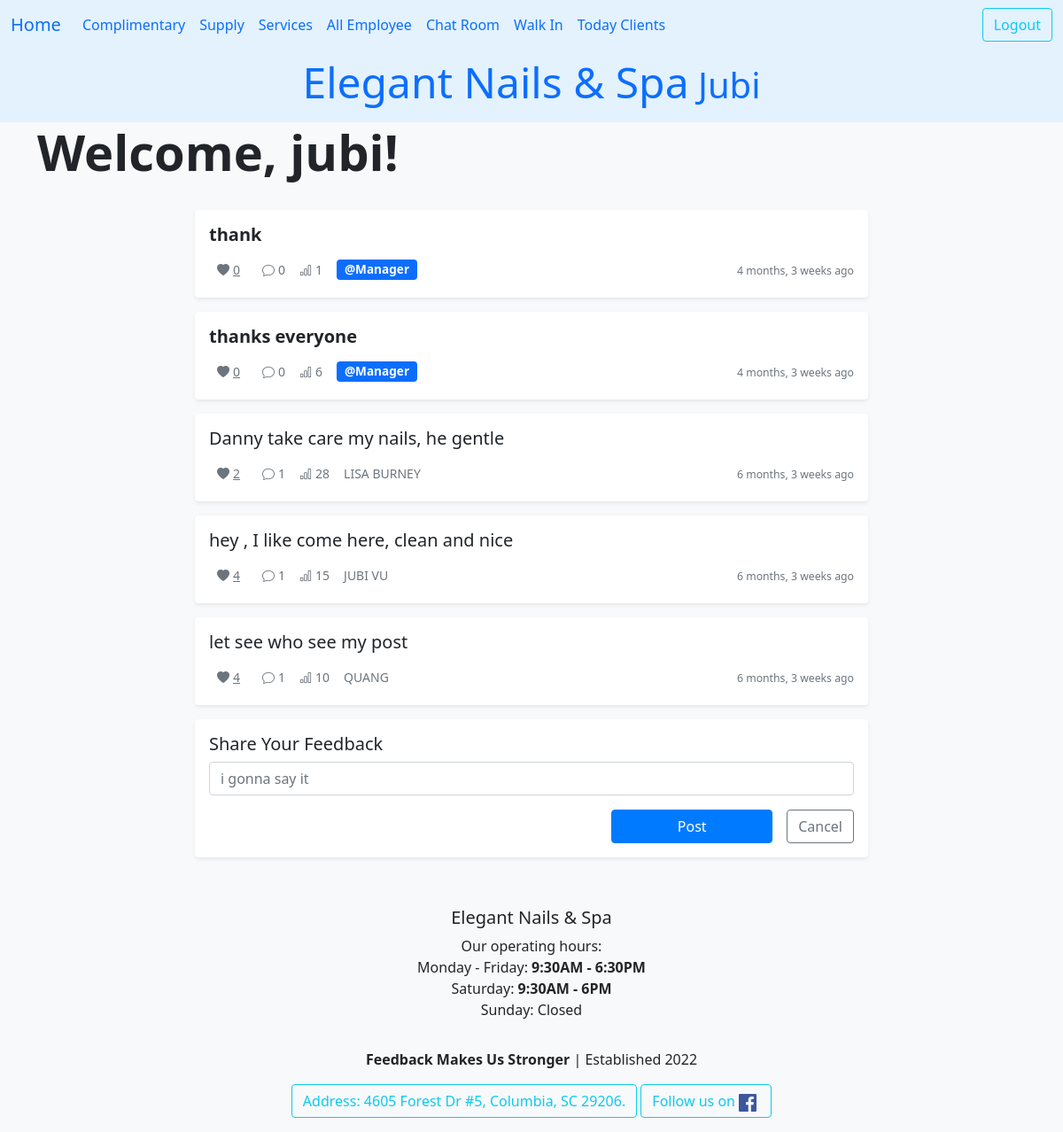
The page /ledger/user_chat_room/ (signed in) on the database its author committed.
### ledger/models.py (models this page shows, shortened)
class Chat(models.Model):
    isNew = models.BooleanField(default=True)
    text = models.TextField(validators=[MinLengthValidator(1, "What's your message.")], max_length=800)
    created_at = models.DateTimeField(auto_now_add=True)
    reply_to = models.ForeignKey('self', on_delete=models.CASCADE, null=True, blank=True, related_name='replies')
    owner = models.ForeignKey(settings.AUTH_USER_MODEL, on_delete=models.CASCADE, related_name="chats", null=True)
    client = models.ForeignKey(Khach, on_delete=models.CASCADE, related_name="client_chats", null=True, blank=True)
    view_count = models.IntegerField(default=0)
    @property
    def total_likes(self):
        return self.likes.count()
    @property
    def client_name(self):
        return self.client.full_name if self.client else "@Manager"
    @property
    def get_reply_count(self):
        return self.replies.count()
    def get_detail_url(self):
        return reverse('ledger:user_chat_detail', kwargs={'pk': self.pk})

class Khach(models.Model):
    class Status(models.TextChoices):
        online = "Confirmed"
        anyone = "Anyone"
        cancel = "Cancel"
    full_name = models.CharField(max_length=25, validators=[MinLengthValidator(5)])
    phone = PhoneNumberField()
    email = models.EmailField(max_length=50, null=True, blank=True, help_text="Enter your email for booking confirmations.")
    technician = models.ForeignKey(Technician, on_delete=models.SET_NULL, null=True, blank=True, related_name='khachs')
    points = models.PositiveIntegerField(default=0)
    first_comes = models.DateTimeField(editable=False,auto_now_add=True)
    desc = models.TextField(max_length=250,blank=True, null=True)
    services = models.ManyToManyField("Service", blank=True, related_name="khachs")
    status = models.CharField(choices=Status.choices, max_length=20, default=Status.online, help_text="Choose anyone as an alternate!")
    day_comes = models.DateField()
    time_at = models.TimeField()
    tag = models.CharField(max_length=20, null=True, blank=True)
    birthday = models.DateField(null=True, blank=True)
    upset_button = models.BooleanField(default=False)
    history = HistoricalRecords()
    class Meta:
        unique_together = ('full_name','phone',)
        ordering = ['full_name','-day_comes']

### ledger/views.py (the view)
# urls.py: path('ledger/user_chat_room/', views.UserChatView.as_view(), name="user_chat_room"),
class UserChatView(LoginRequiredMixin, View):
    template = "ledger/user_chat_room.html"
    def get(self, request):
        chu_tai_khoan = request.user
        allChat = Chat.objects.filter(reply_to__isnull=True).order_by('-created_at').select_related("client").prefetch_related(
            Prefetch('likes', queryset=Like.objects.filter(owner=chu_tai_khoan), to_attr='current_owner_like')
        )
        allChat = allChat[:100]
        paginator = Paginator(allChat, 25)
        page_number = request.GET.get('page', 1)
        page_obj = paginator.get_page(page_number)
        chat_form = ChatForm()
        context = {
            'page_obj' : page_obj, 'chat_form': chat_form,
        }
        return render(request, self.template, context)

### ledger/forms.py
class ChatForm(forms.ModelForm):
    text = forms.CharField(required=True,min_length=1, max_length=500, strip=True, label="",
                           widget=forms.TextInput(
                        attrs={'placeholder': 'i gonna say it'}))
    class Meta:
        model = Chat
        fields = ['text']

### ledger/templates/ledger/user_chat_room.html (shortened to what this page needs)
{% extends 'base.html' %}
{% load crispy_forms_tags %}
{% load crispy_forms_filters %}
{% load humanize %}
{% load static %}
{% block heading %}
<div class="d-flex justify-content-between align-items-center mb-4">
    <h1 class="display-4 fw-bold">Welcome, {{ user.username }}!</h1>
</div>
{% endblock heading %}
{% block content %}
<div class="container-fluid">
    <div class="row justify-content-center">
        <div class="col-lg-8">
            {% for talk in page_obj %}
            <div class="card mb-3 shadow-sm border-0">
                <div class="card-body">
                    <div class="d-flex justify-content-between align-items-center">
                        <a href="{{ talk.get_detail_url }}" class="text-decoration-none text-dark">
                            <h5 class="card-title mb-1 {% if talk.isNew %}fw-bold{% endif %}">{{ talk.text }}</h5>
                        </a>
                    </div>
                    <div class="d-flex align-items-center text-muted small mt-2">
                        <button class="btn btn-sm btn-link text-muted like-button {% if talk.current_owner_like %}text-danger{% endif %}"
                                data-chat-id="{{ talk.id }}"
                                data-url="{% url 'ledger:user_chat_like' talk.id %}">
                            <i class="bi bi-heart-fill me-1"></i><span class="like-count">{{ talk.total_likes }}</span>
                        </button>
                        <span class="ms-3">
                            <i class="bi bi-chat me-1"></i>{{ talk.get_reply_count }}
                        </span>
                        <span class="ms-3">
                            <i class="bi bi-bar-chart me-1"></i>{{ talk.view_count }}
                        </span>
                        <span class="ms-3">
                            {% if talk.owner == user %}
                            <span class="badge bg-primary">@Manager</span>
                            {% else %}
                            <span class="fw-semibold">{{ talk.client_name }}</span>
                            {% endif %}
                        </span>
                        <span class="ms-auto">
                            <small>{{ talk.created_at | naturaltime }}</small>
                        </span>
                    </div>
                </div>
            </div>
            {% empty %}
            <div class="text-center text-muted py-5">
                <i class="bi bi-chat-left-text display-4"></i>
                <p class="mt-3">No chats yet. Be the first to post!</p>
            </div>
            {% endfor %}
            <div class="card mb-4 shadow-sm border-0">
                <div class="card-body">
                    <h5 class="card-title">Share Your Feedback</h5>
                    <form action="{% url 'ledger:user_chat_create' %}" method="post">
                        <div class="mb-3">
                            {{ chat_form | crispy }}
                        </div>
                        <div class="d-flex justify-content-end">
                            <button type="submit" class="btn btn-primary me-3 w-25">Post</button>
                            <a href="{% url 'ledger:index' %}" class="btn btn-outline-secondary">Cancel</a>
                        </div>
                    </form>
                </div>
            </div>
        </div>
    </div>
</div>
<link rel="stylesheet" href="{% static 'css/chat.css' %}">
{% endblock content %}
{% block footer %}
<div class="text-center py-3 bg-light">
    <strong>Feedback Makes Us Stronger</strong> | Established 2022
</div>
{% endblock footer %}

### ledger/templates/base.html (shortened to what this page needs)
<!DOCTYPE html>
{% load static %}
<html lang="en">
<head>
    <link href="https://cdn.jsdelivr.net/npm/bootstrap@5.0.2/dist/css/bootstrap.min.css" rel="stylesheet">
    <link rel="stylesheet" href="https://cdn.jsdelivr.net/npm/bootstrap-icons@1.11.3/font/bootstrap-icons.css">
</head>
<body>
    <nav class="navbar navbar-expand-lg" style="background-color: #e3f2fd;">
        <div class="container-fluid">
            <a class="navbar-brand" href="{% url 'ledger:index' %}">Home</a>
            <div class="collapse navbar-collapse" id="navbarSupportedContent">
                <ul class="navbar-nav me-auto mb-2 mb-lg-0">
                    {% if user.is_authenticated %}
                        <li class="nav-item">
                            <a class="nav-link" href="{% url 'ledger:complimentary_list' %}">Complimentary</a>
                        </li>
                        <li class="nav-item">
                            <a class="nav-link" href="{% url 'ledger:all_supplies' %}">Supply</a>
                        </li>
                        <li class="nav-item">
                            <a class="nav-link" href="{% url 'ledger:services' %}">Services</a>
                        </li>
                        <li class="nav-item">
                            <a class="nav-link active" aria-current="page" href="{% url 'ledger:all_employee' %}">All Employee</a>
                        </li>
                        <li class="nav-item">
                            <a class="nav-link" href="{% url 'ledger:user_chat_room' %}">Chat Room</a>
                        </li>
                        <li class="nav-item">
                            <a class="nav-link" href="{% url 'ledger:walkin' %}">Walk In</a>
                        </li>
                        <li class="nav-item">
                            <a class="nav-link" href="{% url 'datHen:listHen' %}">Today Clients</a>
                        </li>
                    {% endif %}
                </ul>
                <div class="auth-buttons">
                    {% if user.is_authenticated %}
                        <form id="logout-form" method="post" action="{% url 'logout' %}" class="d-inline">
                            <button class="btn btn-outline-info" type="submit">Logout</button>
                        </form>
                    {% else %}
                        <a class="btn btn-outline-primary" href="{% url 'payment:services_for_checkout' %}">Check-out</a>
                        <a class="btn btn-outline-info" href="{% url 'login' %}">Login</a>
                    {% endif %}
                </div>
            </div>
        </div>
    </nav>
    <nav class="nav justify-content-center fs-4" style="background-color: #e3f2fd;">
        <h1 class="nav-link"><span class="cursive-text display-5">Elegant Nails & Spa</span> {{ user.username| title }}</h1>
    </nav>
    <div class="container-md">
        {% block heading %}
        {% endblock heading %}
    </div>
    <div class="container-fluid">
        {% block content %}
        {% endblock content %}
    </div>
    <footer class="footer bg-light text-center py-3">
        <div class="card-body">
            <h5 class="card-title">Elegant Nails & Spa</h5>
            <p class="card-text">
                Our operating hours:<br>
                Monday - Friday: <strong>9:30AM - 6:30PM</strong><br>
                Saturday: <strong>9:30AM - 6PM</strong><br>
                Sunday: Closed
            </p>
        </div>
        <div class="text-center">
        {% block footer %}
        {% endblock footer %}
        </div>
        <a class="btn btn-outline-info" href="https://www.google.com/maps/place/Aria+Nail+Spa/@34.02038,-80.9710602,17z/data=!3m1!4b1!4m6!3m5!1s0x88f8af45f0cb8575:0x1776d13ae287cb50!8m2!3d34.02038!4d-80.9710602!16s%2Fg%2F11fvpz2t29?entry=ttu&g_ep=EgoyMDI1MDUyNi4wIKXMDSoASAFQAw%3D%3D" role="button">
            Address: 4605 Forest Dr #5, Columbia, SC 29206.
        </a>
        <a class="btn btn-outline-info" href="https://www.facebook.com/quang.hu.10" role="button">
            Follow us on
            <img src="{% static 'ledger/images/Facebook.png' %}" alt="Facebook logo" width="20" height="20" class="me-1">
        </a>
    </footer>
</body>
</html>

### ledger/static/css/chat.css (style rules this page uses)
body { background-color: #f8f9fa; font-family: 'Segoe UI', Tahoma, Geneva, Verdana, sans-serif; }
.card { transition: transform 0.2s, box-shadow 0.2s; }
.btn-primary { background-color: #007bff; border-color: #007bff; }
.badge { font-size: 0.85rem; }

### ledger/templates/base.html (style rules this page uses)
.navbar .auth-buttons { margin-left: auto; }

### rows shown on the page
Chat: text "thank", total_likes "0", get_reply_count "0", view_count "1", shows "@Manager", created_at "4 months, 3 weeks ago"
Chat: text "thanks everyone", total_likes "0", get_reply_count "0", view_count "6", shows "@Manager", created_at "4 months, 3 weeks ago"
Chat: text "Danny take care my nails, he gentle", total_likes "2", get_reply_count "1", view_count "28", client_name "LISA BURNEY", created_at "6 months, 3 weeks ago"
Chat: text "hey , I like come here, clean and nice", total_likes "4", get_reply_count "1", view_count "15", client_name "JUBI VU", created_at "6 months, 3 weeks ago"
Chat: text "let see who see my post", total_likes "4", get_reply_count "1", view_count "10", client_name "QUANG", created_at "6 months, 3 weeks ago"

### other values the page prints
{{ user.username| title }} "Jubi"
{{ user.username }} "jubi"
